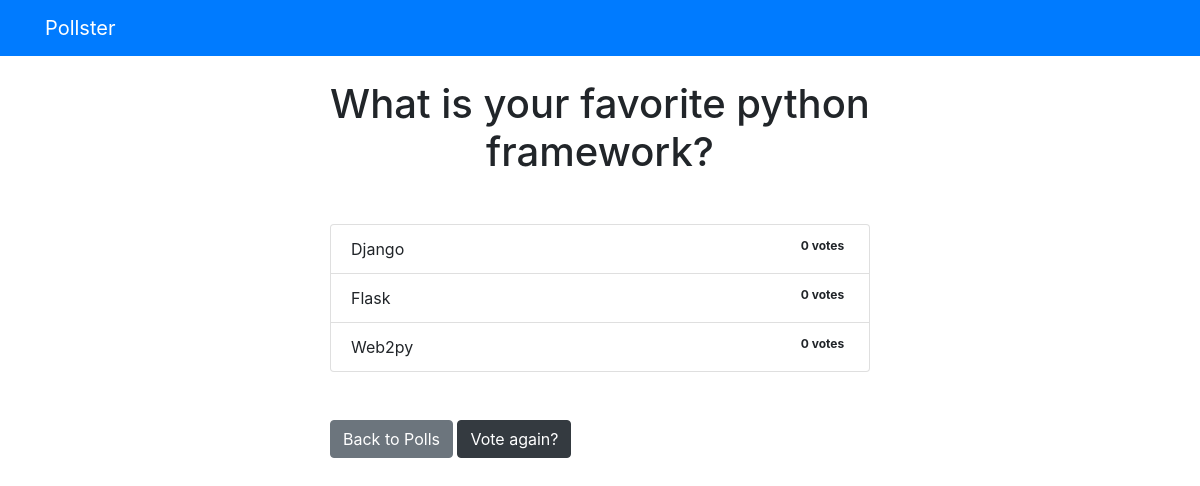
Before: /polls/1/results/ with the older database file.
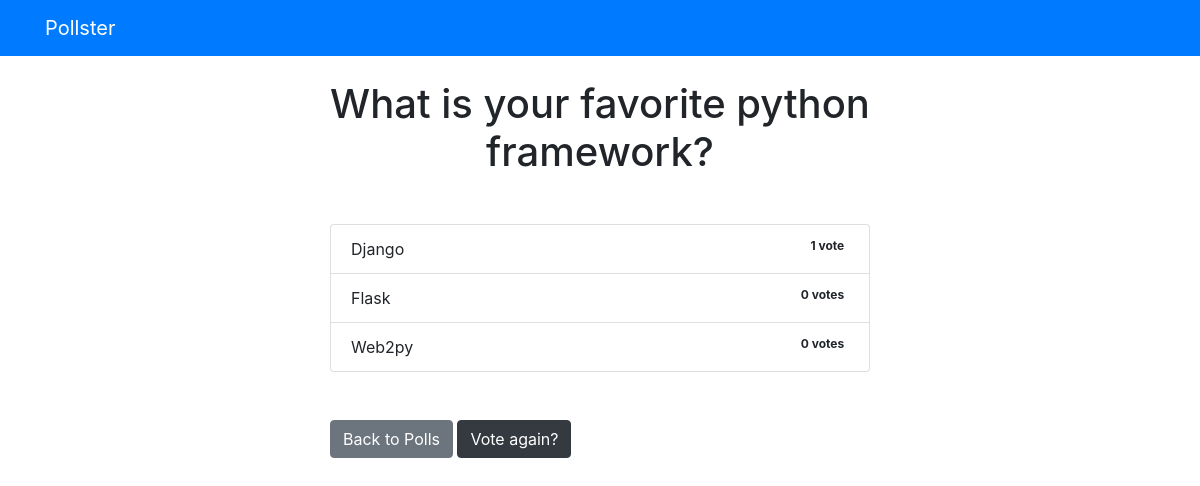
After: the same page with the newer database file.
### polls/models.py (models this page shows, shortened)
class Choice(models.Model):
    question = models.ForeignKey(Question, on_delete=models.CASCADE)
    choice_text = models.CharField(max_length=200)
    votes = models.IntegerField(default=0)

### polls/views.py (the view)
# urls.py: path('<int:question_id>/results/', views.results, name='results'),
def results(request, question_id):
    question = get_object_or_404(Question, pk=question_id)
    return render(request, 'polls/results.html', {'question': question})

### templates/polls/results.html
{% extends 'base.html' %}
{% block content %}
<h1 class="mb-5 text-center">{{ question.question_text }}</h1>
<ul class="list-group mb-5">
    {% for choice in question.choice_set.all %}
    <li class="list-group-item">
        {{ choice.choice_text }} <span class="badge badge-sucess float-right">{{ choice.votes }}
            vote{{ choice.votes | pluralize }}
        </span>
    </li>
    {% endfor %}
</ul>
<a class="btn btn-secondary" href={% url 'polls:index' %}>Back to Polls</a>
<a class="btn btn-dark" href={% url 'polls:detail' question.id %}>Vote again?</a>
{% endblock %}

Changed rows visible on the page:
changed Choice "Django": votes "0" → "1"; votes|pluralize "s" → (not shown)
